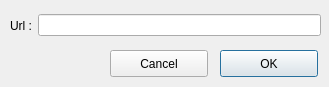
<?xml version="1.0" encoding="UTF-8"?>
<ui version="4.0">
 <class>UrlDialog</class>
 <widget class="QDialog" name="UrlDialog">
  <property name="geometry">
   <rect>
    <x>0</x>
    <y>0</y>
    <width>329</width>
    <height>87</height>
   </rect>
  </property>
  <property name="windowTitle">
   <string>Dialog</string>
  </property>
  <property name="layoutDirection">
   <enum>Qt::LeftToRight</enum>
  </property>
  <property name="autoFillBackground">
   <bool>true</bool>
  </property>
  <widget class="QWidget" name="horizontalLayoutWidget">
   <property name="geometry">
    <rect>
     <x>10</x>
     <y>10</y>
     <width>311</width>
     <height>31</height>
    </rect>
   </property>
   <layout class="QHBoxLayout" name="horizontalLayout">
    <item>
     <widget class="QLabel" name="label">
      <property name="text">
       <string>Url :</string>
      </property>
     </widget>
    </item>
    <item>
     <widget class="QLineEdit" name="urlLineEdit"/>
    </item>
   </layout>
  </widget>
  <widget class="QPushButton" name="okButton">
   <property name="geometry">
    <rect>
     <x>220</x>
     <y>50</y>
     <width>98</width>
     <height>27</height>
    </rect>
   </property>
   <property name="text">
    <string>OK</string>
   </property>
  </widget>
  <widget class="QPushButton" name="cancelButton">
   <property name="geometry">
    <rect>
     <x>110</x>
     <y>50</y>
     <width>98</width>
     <height>27</height>
    </rect>
   </property>
   <property name="text">
    <string>Cancel</string>
   </property>
  </widget>
 </widget>
 <resources/>
 <connections/>
</ui>
